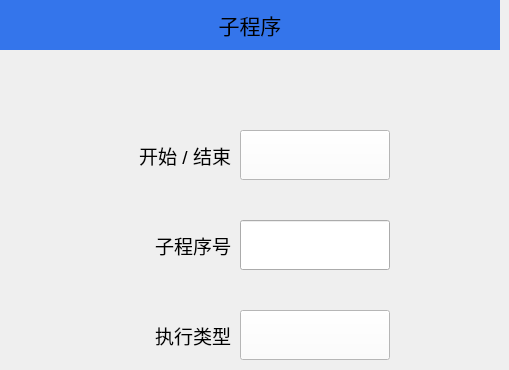
   <widget class="QWidget" name="page_2">
    <widget class="QLabel" name="label_2">
     <property name="geometry">
      <rect>
       <x>0</x>
       <y>0</y>
       <width>500</width>
       <height>50</height>
      </rect>
     </property>
     <property name="minimumSize">
      <size>
       <width>500</width>
       <height>50</height>
      </size>
     </property>
     <property name="maximumSize">
      <size>
       <width>500</width>
       <height>50</height>
      </size>
     </property>
     <property name="font">
      <font>
       <pointsize>16</pointsize>
      </font>
     </property>
     <property name="styleSheet">
      <string notr="true">QLabel{background-color:#3475EB;}</string>
     </property>
     <property name="text">
      <string>子程序</string>
     </property>
     <property name="alignment">
      <set>Qt::AlignCenter</set>
     </property>
    </widget>
    <widget class="QLabel" name="label_20">
     <property name="geometry">
      <rect>
       <x>40</x>
       <y>130</y>
       <width>191</width>
       <height>51</height>
      </rect>
     </property>
     <property name="font">
      <font>
       <pointsize>14</pointsize>
      </font>
     </property>
     <property name="text">
      <string>开始 / 结束</string>
     </property>
     <property name="alignment">
      <set>Qt::AlignRight|Qt::AlignTrailing|Qt::AlignVCenter</set>
     </property>
    </widget>
    <widget class="QLineEdit" name="Edit_subProgNum">
     <property name="geometry">
      <rect>
       <x>240</x>
       <y>220</y>
       <width>150</width>
       <height>50</height>
      </rect>
     </property>
     <property name="minimumSize">
      <size>
       <width>150</width>
       <height>50</height>
      </size>
     </property>
     <property name="maximumSize">
      <size>
       <width>150</width>
       <height>50</height>
      </size>
     </property>
     <property name="font">
      <font>
       <pointsize>14</pointsize>
      </font>
     </property>
    </widget>
    <widget class="QLabel" name="label_21">
     <property name="geometry">
      <rect>
       <x>80</x>
       <y>220</y>
       <width>151</width>
       <height>51</height>
      </rect>
     </property>
     <property name="font">
      <font>
       <pointsize>14</pointsize>
      </font>
     </property>
     <property name="text">
      <string>子程序号</string>
     </property>
     <property name="alignment">
      <set>Qt::AlignRight|Qt::AlignTrailing|Qt::AlignVCenter</set>
     </property>
    </widget>
    <widget class="QLabel" name="label_22">
     <property name="geometry">
      <rect>
       <x>50</x>
       <y>310</y>
       <width>181</width>
       <height>51</height>
      </rect>
     </property>
     <property name="font">
      <font>
       <pointsize>14</pointsize>
      </font>
     </property>
     <property name="text">
      <string>执行类型</string>
     </property>
     <property name="alignment">
      <set>Qt::AlignRight|Qt::AlignTrailing|Qt::AlignVCenter</set>
     </property>
    </widget>
    <widget class="QPushButton" name="Btn_subProgSE">
     <property name="geometry">
      <rect>
       <x>240</x>
       <y>130</y>
       <width>150</width>
       <height>50</height>
      </rect>
     </property>
     <property name="minimumSize">
      <size>
       <width>150</width>
       <height>50</height>
      </size>
     </property>
     <property name="maximumSize">
      <size>
       <width>150</width>
       <height>50</height>
      </size>
     </property>
     <property name="font">
      <font>
       <pointsize>14</pointsize>
      </font>
     </property>
     <property name="styleSheet">
      <string notr="true">background-color:white;</string>
     </property>
     <property name="text">
      <string/>
     </property>
    </widget>
    <widget class="QPushButton" name="Btn_subProgType">
     <property name="geometry">
      <rect>
       <x>240</x>
       <y>310</y>
       <width>150</width>
       <height>50</height>
      </rect>
     </property>
     <property name="minimumSize">
      <size>
       <width>150</width>
       <height>50</height>
      </size>
     </property>
     <property name="maximumSize">
      <size>
       <width>150</width>
       <height>50</height>
      </size>
     </property>
     <property name="font">
      <font>
       <pointsize>14</pointsize>
      </font>
     </property>
     <property name="styleSheet">
      <string notr="true">background-color:white;</string>
     </property>
     <property name="text">
      <string/>
     </property>
    </widget>
   </widget>
